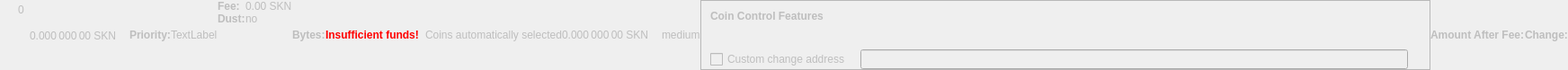
    <widget class="QWidget" name="dummyHideWidget" native="true">
     <property name="enabled">
      <bool>false</bool>
     </property>
     <property name="maximumSize">
      <size>
       <width>100</width>
       <height>22</height>
      </size>
     </property>
     <layout class="QHBoxLayout" name="dummyHideLayout">
      <property name="spacing">
       <number>0</number>
      </property>
      <property name="margin">
       <number>0</number>
      </property>
      <item>
       <layout class="QFormLayout" name="formLayoutCoinControl1">
        <property name="horizontalSpacing">
         <number>10</number>
        </property>
        <property name="verticalSpacing">
         <number>14</number>
        </property>
        <property name="leftMargin">
         <number>10</number>
        </property>
        <property name="topMargin">
         <number>4</number>
        </property>
        <property name="rightMargin">
         <number>6</number>
        </property>
        <item row="0" column="1">
         <widget class="QLabel" name="labelCoinControlBytes">
          <property name="cursor">
           <cursorShape>IBeamCursor</cursorShape>
          </property>
          <property name="contextMenuPolicy">
           <enum>Qt::ActionsContextMenu</enum>
          </property>
          <property name="text">
           <string notr="true">0</string>
          </property>
          <property name="textInteractionFlags">
           <set>Qt::LinksAccessibleByMouse|Qt::TextSelectableByKeyboard|Qt::TextSelectableByMouse</set>
          </property>
         </widget>
        </item>
       </layout>
      </item>
      <item>
       <widget class="QLabel" name="labelCoinControlAfterFee">
        <property name="enabled">
         <bool>false</bool>
        </property>
        <property name="sizePolicy">
         <sizepolicy hsizetype="Fixed" vsizetype="Fixed">
          <horstretch>0</horstretch>
          <verstretch>0</verstretch>
         </sizepolicy>
        </property>
        <property name="minimumSize">
         <size>
          <width>111</width>
          <height>12</height>
         </size>
        </property>
        <property name="maximumSize">
         <size>
          <width>111</width>
          <height>12</height>
         </size>
        </property>
        <property name="cursor">
         <cursorShape>IBeamCursor</cursorShape>
        </property>
        <property name="contextMenuPolicy">
         <enum>Qt::ActionsContextMenu</enum>
        </property>
        <property name="text">
         <string notr="true">0.000 000 00 SKN</string>
        </property>
        <property name="textInteractionFlags">
         <set>Qt::LinksAccessibleByMouse|Qt::TextSelectableByKeyboard|Qt::TextSelectableByMouse</set>
        </property>
       </widget>
      </item>
      <item>
       <widget class="QLabel" name="labelCoinControlPriorityText">
        <property name="enabled">
         <bool>false</bool>
        </property>
        <property name="font">
         <font>
          <weight>75</weight>
          <bold>true</bold>
         </font>
        </property>
        <property name="text">
         <string>Priority:</string>
        </property>
       </widget>
      </item>
      <item>
       <layout class="QHBoxLayout" name="horizontalLayout">
        <item>
         <widget class="QLabel" name="WarningLabel">
          <property name="text">
           <string>TextLabel</string>
          </property>
         </widget>
        </item>
       </layout>
      </item>
      <item>
       <layout class="QFormLayout" name="formLayoutCoinControl3">
        <property name="horizontalSpacing">
         <number>0</number>
        </property>
        <property name="verticalSpacing">
         <number>0</number>
        </property>
        <property name="leftMargin">
         <number>0</number>
        </property>
        <property name="topMargin">
         <number>0</number>
        </property>
        <property name="rightMargin">
         <number>0</number>
        </property>
        <item row="0" column="0">
         <widget class="QLabel" name="labelCoinControlFeeText">
          <property name="enabled">
           <bool>false</bool>
          </property>
          <property name="font">
           <font>
            <weight>75</weight>
            <bold>true</bold>
           </font>
          </property>
          <property name="text">
           <string>Fee:</string>
          </property>
          <property name="margin">
           <number>0</number>
          </property>
         </widget>
        </item>
        <item row="0" column="1">
         <widget class="QLabel" name="labelCoinControlFee">
          <property name="enabled">
           <bool>false</bool>
          </property>
          <property name="cursor">
           <cursorShape>IBeamCursor</cursorShape>
          </property>
          <property name="contextMenuPolicy">
           <enum>Qt::ActionsContextMenu</enum>
          </property>
          <property name="text">
           <string notr="true">0.00 SKN</string>
          </property>
          <property name="textInteractionFlags">
           <set>Qt::LinksAccessibleByMouse|Qt::TextSelectableByKeyboard|Qt::TextSelectableByMouse</set>
          </property>
         </widget>
        </item>
        <item row="1" column="0">
         <widget class="QLabel" name="labelCoinControlLowOutputText">
          <property name="enabled">
           <bool>false</bool>
          </property>
          <property name="font">
           <font>
            <weight>75</weight>
            <bold>true</bold>
           </font>
          </property>
          <property name="text">
           <string>Dust:</string>
          </property>
         </widget>
        </item>
        <item row="1" column="1">
         <widget class="QLabel" name="labelCoinControlLowOutput">
          <property name="enabled">
           <bool>false</bool>
          </property>
          <property name="cursor">
           <cursorShape>IBeamCursor</cursorShape>
          </property>
          <property name="contextMenuPolicy">
           <enum>Qt::ActionsContextMenu</enum>
          </property>
          <property name="text">
           <string>no</string>
          </property>
          <property name="textInteractionFlags">
           <set>Qt::LinksAccessibleByMouse|Qt::TextSelectableByKeyboard|Qt::TextSelectableByMouse</set>
          </property>
         </widget>
        </item>
       </layout>
      </item>
      <item>
       <widget class="QLabel" name="labelCoinControlBytesText">
        <property name="enabled">
         <bool>false</bool>
        </property>
        <property name="font">
         <font>
          <weight>75</weight>
          <bold>true</bold>
         </font>
        </property>
        <property name="text">
         <string>Bytes:</string>
        </property>
       </widget>
      </item>
      <item>
       <layout class="QFormLayout" name="formLayoutCoinControl2">
        <property name="horizontalSpacing">
         <number>0</number>
        </property>
        <property name="verticalSpacing">
         <number>0</number>
        </property>
        <property name="leftMargin">
         <number>0</number>
        </property>
        <property name="topMargin">
         <number>0</number>
        </property>
        <property name="rightMargin">
         <number>0</number>
        </property>
       </layout>
      </item>
      <item>
       <layout class="QHBoxLayout" name="horizontalLayoutCoinControl2">
        <property name="spacing">
         <number>0</number>
        </property>
        <property name="bottomMargin">
         <number>0</number>
        </property>
       </layout>
      </item>
      <item>
       <widget class="QLabel" name="labelCoinControlInsuffFunds">
        <property name="enabled">
         <bool>false</bool>
        </property>
        <property name="minimumSize">
         <size>
          <width>0</width>
          <height>0</height>
         </size>
        </property>
        <property name="font">
         <font>
          <weight>75</weight>
          <bold>true</bold>
         </font>
        </property>
        <property name="styleSheet">
         <string notr="true">color:red;font-weight:bold;</string>
        </property>
        <property name="text">
         <string>Insufficient funds!</string>
        </property>
        <property name="margin">
         <number>5</number>
        </property>
       </widget>
      </item>
      <item>
       <layout class="QFormLayout" name="formLayoutCoinControl4">
        <property name="horizontalSpacing">
         <number>0</number>
        </property>
        <property name="verticalSpacing">
         <number>0</number>
        </property>
        <property name="leftMargin">
         <number>0</number>
        </property>
        <property name="topMargin">
         <number>0</number>
        </property>
        <property name="rightMargin">
         <number>0</number>
        </property>
       </layout>
      </item>
      <item>
       <widget class="QLabel" name="labelCoinControlChangeLabel">
        <property name="enabled">
         <bool>false</bool>
        </property>
        <property name="sizePolicy">
         <sizepolicy hsizetype="Preferred" vsizetype="Expanding">
          <horstretch>0</horstretch>
          <verstretch>0</verstretch>
         </sizepolicy>
        </property>
        <property name="minimumSize">
         <size>
          <width>0</width>
          <height>0</height>
         </size>
        </property>
        <property name="text">
         <string/>
        </property>
        <property name="margin">
         <number>3</number>
        </property>
       </widget>
      </item>
      <item>
       <widget class="QLabel" name="labelCoinControlAutomaticallySelected">
        <property name="enabled">
         <bool>false</bool>
        </property>
        <property name="sizePolicy">
         <sizepolicy hsizetype="Fixed" vsizetype="Fixed">
          <horstretch>0</horstretch>
          <verstretch>0</verstretch>
         </sizepolicy>
        </property>
        <property name="minimumSize">
         <size>
          <width>0</width>
          <height>0</height>
         </size>
        </property>
        <property name="maximumSize">
         <size>
          <width>240</width>
          <height>16777215</height>
         </size>
        </property>
        <property name="text">
         <string>Coins automatically selected</string>
        </property>
        <property name="margin">
         <number>5</number>
        </property>
       </widget>
      </item>
      <item>
       <widget class="QLabel" name="labelCoinControlChange">
        <property name="enabled">
         <bool>false</bool>
        </property>
        <property name="sizePolicy">
         <sizepolicy hsizetype="Fixed" vsizetype="Fixed">
          <horstretch>0</horstretch>
          <verstretch>0</verstretch>
         </sizepolicy>
        </property>
        <property name="minimumSize">
         <size>
          <width>111</width>
          <height>0</height>
         </size>
        </property>
        <property name="maximumSize">
         <size>
          <width>111</width>
          <height>16777215</height>
         </size>
        </property>
        <property name="cursor">
         <cursorShape>IBeamCursor</cursorShape>
        </property>
        <property name="contextMenuPolicy">
         <enum>Qt::ActionsContextMenu</enum>
        </property>
        <property name="text">
         <string notr="true">0.000 000 00 SKN</string>
        </property>
        <property name="textInteractionFlags">
         <set>Qt::LinksAccessibleByMouse|Qt::TextSelectableByKeyboard|Qt::TextSelectableByMouse</set>
        </property>
       </widget>
      </item>
      <item>
       <widget class="QLabel" name="labelCoinControlPriority">
        <property name="enabled">
         <bool>false</bool>
        </property>
        <property name="cursor">
         <cursorShape>IBeamCursor</cursorShape>
        </property>
        <property name="contextMenuPolicy">
         <enum>Qt::ActionsContextMenu</enum>
        </property>
        <property name="text">
         <string>medium</string>
        </property>
        <property name="textInteractionFlags">
         <set>Qt::LinksAccessibleByMouse|Qt::TextSelectableByKeyboard|Qt::TextSelectableByMouse</set>
        </property>
       </widget>
      </item>
      <item>
       <widget class="QFrame" name="frameCoinControl">
        <property name="sizePolicy">
         <sizepolicy hsizetype="Expanding" vsizetype="Expanding">
          <horstretch>0</horstretch>
          <verstretch>0</verstretch>
         </sizepolicy>
        </property>
        <property name="maximumSize">
         <size>
          <width>16777215</width>
          <height>16777215</height>
         </size>
        </property>
        <property name="frameShape">
         <enum>QFrame::StyledPanel</enum>
        </property>
        <property name="frameShadow">
         <enum>QFrame::Sunken</enum>
        </property>
        <layout class="QVBoxLayout" name="verticalLayoutCoinControl2_2">
         <property name="spacing">
          <number>0</number>
         </property>
         <property name="margin">
          <number>0</number>
         </property>
         <item>
          <layout class="QVBoxLayout" name="verticalLayoutCoinControl" stretch="0,0,0,1">
           <property name="spacing">
            <number>0</number>
           </property>
           <property name="leftMargin">
            <number>10</number>
           </property>
           <property name="topMargin">
            <number>10</number>
           </property>
           <item>
            <layout class="QHBoxLayout" name="horizontalLayoutCoinControl1">
             <property name="bottomMargin">
              <number>15</number>
             </property>
             <item>
              <widget class="QLabel" name="labelCoinControlFeatures">
               <property name="enabled">
                <bool>false</bool>
               </property>
               <property name="sizePolicy">
                <sizepolicy hsizetype="Preferred" vsizetype="Maximum">
                 <horstretch>0</horstretch>
                 <verstretch>0</verstretch>
                </sizepolicy>
               </property>
               <property name="font">
                <font>
                 <weight>75</weight>
                 <bold>true</bold>
                </font>
               </property>
               <property name="styleSheet">
                <string notr="true">font-weight:bold;</string>
               </property>
               <property name="text">
                <string>Coin Control Features</string>
               </property>
              </widget>
             </item>
            </layout>
           </item>
           <item>
            <widget class="QWidget" name="widgetCoinControl" native="true">
             <property name="sizePolicy">
              <sizepolicy hsizetype="Preferred" vsizetype="Preferred">
               <horstretch>0</horstretch>
               <verstretch>0</verstretch>
              </sizepolicy>
             </property>
             <property name="minimumSize">
              <size>
               <width>0</width>
               <height>0</height>
              </size>
             </property>
             <property name="styleSheet">
              <string notr="true"/>
             </property>
             <layout class="QHBoxLayout" name="horizontalLayoutCoinControl5_2">
              <property name="margin">
               <number>0</number>
              </property>
              <item>
               <layout class="QHBoxLayout" name="horizontalLayoutCoinControl3">
                <property name="spacing">
                 <number>20</number>
                </property>
                <property name="topMargin">
                 <number>0</number>
                </property>
                <property name="bottomMargin">
                 <number>10</number>
                </property>
               </layout>
              </item>
             </layout>
            </widget>
           </item>
           <item>
            <layout class="QHBoxLayout" name="horizontalLayoutCoinControl4" stretch="0,0,0">
             <property name="spacing">
              <number>12</number>
             </property>
             <property name="sizeConstraint">
              <enum>QLayout::SetDefaultConstraint</enum>
             </property>
             <property name="topMargin">
              <number>5</number>
             </property>
             <property name="rightMargin">
              <number>5</number>
             </property>
             <item>
              <widget class="QCheckBox" name="checkBoxCoinControlChange">
               <property name="enabled">
                <bool>false</bool>
               </property>
               <property name="toolTip">
                <string>If this is activated, but the change address is empty or invalid, change will be sent to a newly generated address.</string>
               </property>
               <property name="text">
                <string>Custom change address</string>
               </property>
              </widget>
             </item>
             <item>
              <widget class="QValidatedLineEdit" name="lineEditCoinControlChange">
               <property name="enabled">
                <bool>false</bool>
               </property>
               <property name="sizePolicy">
                <sizepolicy hsizetype="Expanding" vsizetype="Fixed">
                 <horstretch>0</horstretch>
                 <verstretch>0</verstretch>
                </sizepolicy>
               </property>
              </widget>
             </item>
             <item>
              <widget class="QLabel" name="labelCoinControlChangeLabel_2">
               <property name="sizePolicy">
                <sizepolicy hsizetype="Preferred" vsizetype="Expanding">
                 <horstretch>0</horstretch>
                 <verstretch>0</verstretch>
                </sizepolicy>
               </property>
               <property name="minimumSize">
                <size>
                 <width>0</width>
                 <height>0</height>
                </size>
               </property>
               <property name="text">
                <string/>
               </property>
               <property name="margin">
                <number>3</number>
               </property>
              </widget>
             </item>
            </layout>
           </item>
           <item>
            <spacer name="verticalSpacerCoinControl">
             <property name="orientation">
              <enum>Qt::Vertical</enum>
             </property>
             <property name="sizeHint" stdset="0">
              <size>
               <width>800</width>
               <height>1</height>
              </size>
             </property>
            </spacer>
           </item>
          </layout>
         </item>
        </layout>
       </widget>
      </item>
      <item>
       <widget class="QLabel" name="labelCoinControlAfterFeeText">
        <property name="enabled">
         <bool>false</bool>
        </property>
        <property name="minimumSize">
         <size>
          <width>0</width>
          <height>0</height>
         </size>
        </property>
        <property name="maximumSize">
         <size>
          <width>16777215</width>
          <height>16777215</height>
         </size>
        </property>
        <property name="font">
         <font>
          <weight>75</weight>
          <bold>true</bold>
         </font>
        </property>
        <property name="text">
         <string>Amount After Fee:</string>
        </property>
        <property name="alignment">
         <set>Qt::AlignLeading|Qt::AlignLeft|Qt::AlignVCenter</set>
        </property>
        <property name="margin">
         <number>0</number>
        </property>
       </widget>
      </item>
      <item>
       <widget class="QLabel" name="labelCoinControlChangeText">
        <property name="enabled">
         <bool>false</bool>
        </property>
        <property name="sizePolicy">
         <sizepolicy hsizetype="Preferred" vsizetype="Preferred">
          <horstretch>0</horstretch>
          <verstretch>0</verstretch>
         </sizepolicy>
        </property>
        <property name="minimumSize">
         <size>
          <width>0</width>
          <height>0</height>
         </size>
        </property>
        <property name="maximumSize">
         <size>
          <width>16777215</width>
          <height>16777215</height>
         </size>
        </property>
        <property name="font">
         <font>
          <weight>75</weight>
          <bold>true</bold>
         </font>
        </property>
        <property name="text">
         <string>Change:</string>
        </property>
        <property name="alignment">
         <set>Qt::AlignLeading|Qt::AlignLeft|Qt::AlignVCenter</set>
        </property>
       </widget>
      </item>
     </layout>
    </widget>
